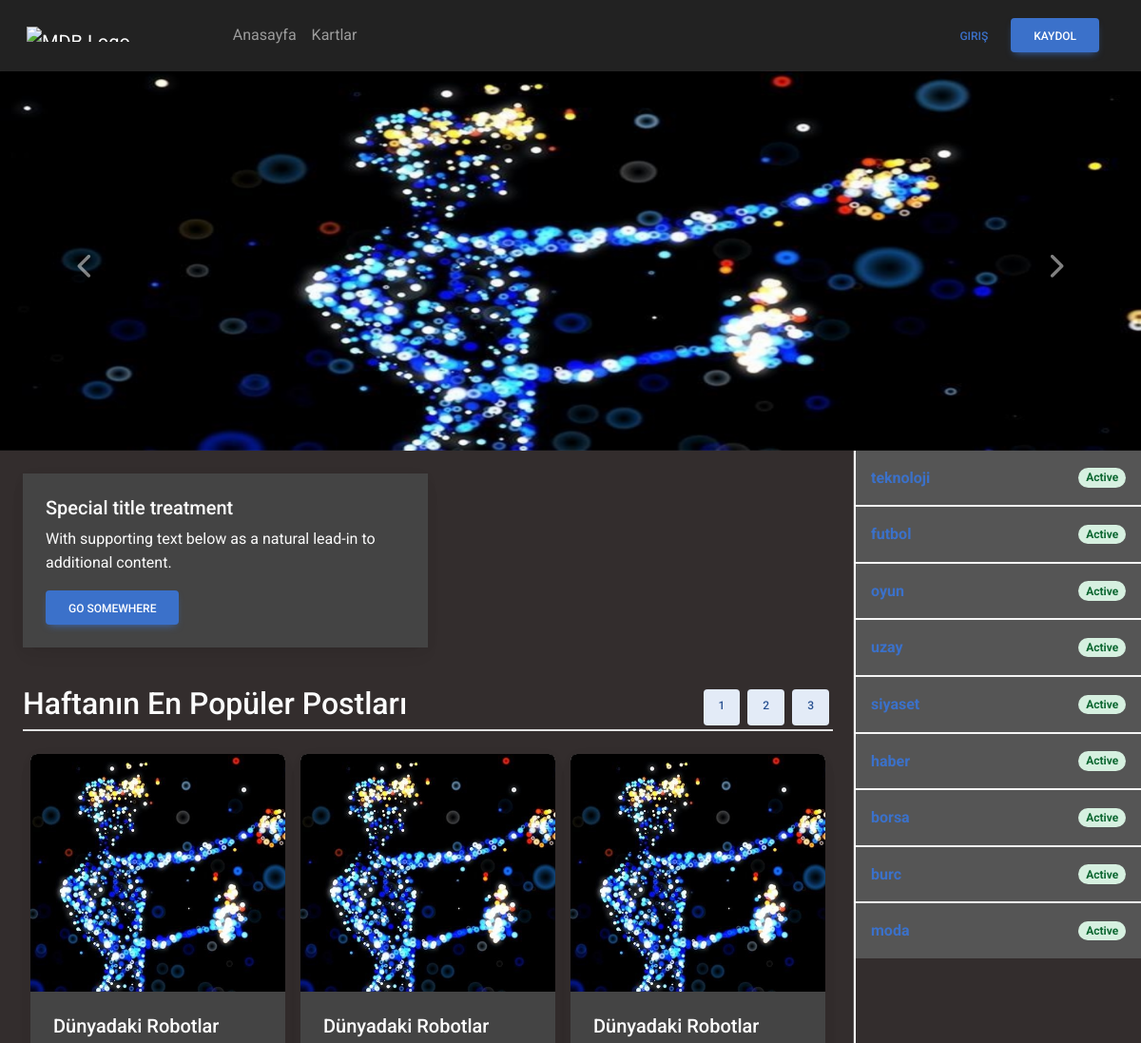
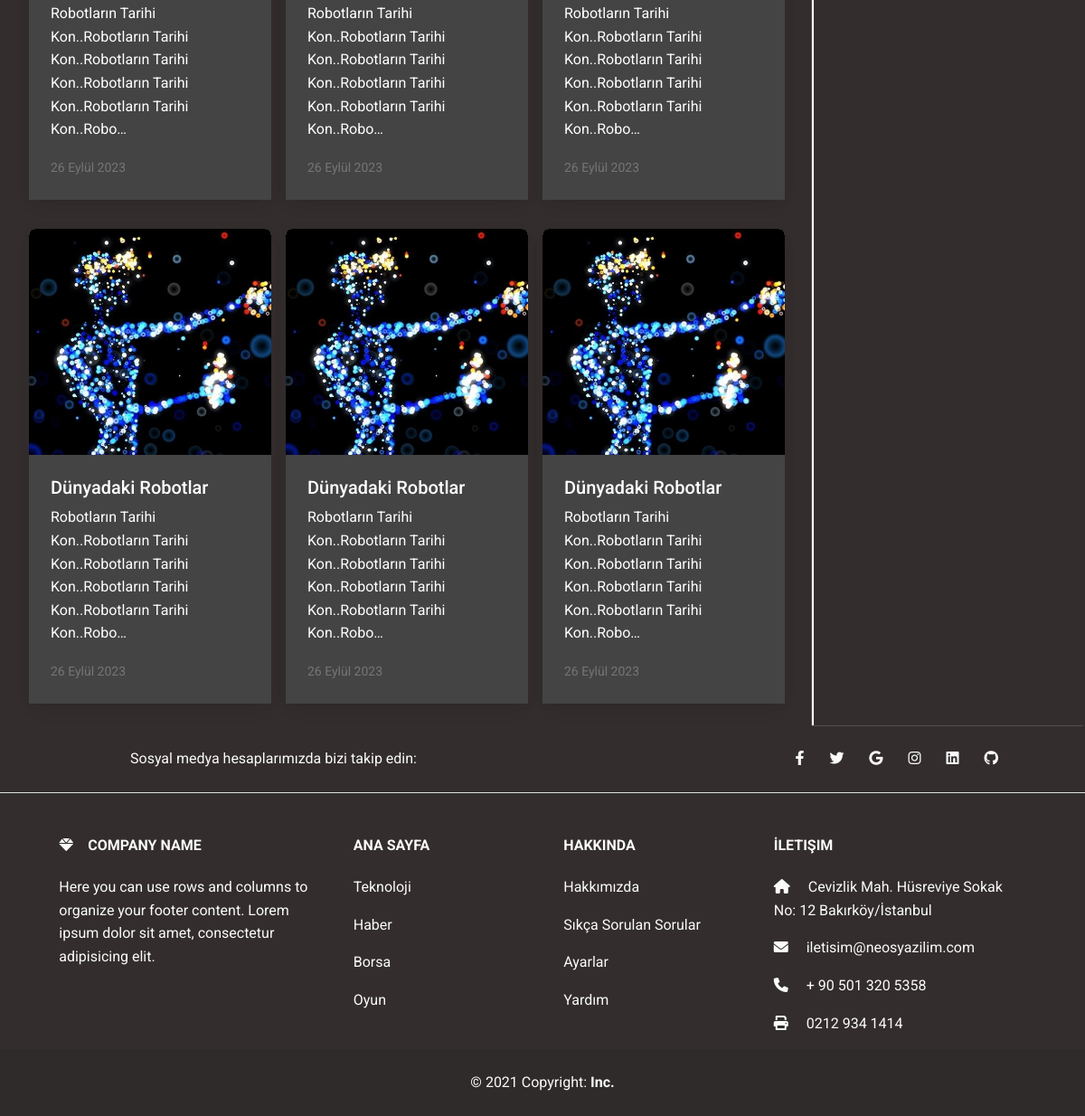
The page / on the database its author committed (2 pictures, top to bottom).
### appMy/models.py (models this page shows, shortened)
class Post(models.Model):
   category = models.ForeignKey(Category, verbose_name=("Kategori"), on_delete=models.SET_NULL, null=True)
   title = models.CharField(("Başlık"), max_length=50)
   subtitle = models.CharField(("Alt Başlık"), max_length=50)
   text = models.TextField(("İçerik"))
   date_now = models.DateField(("Tarih"), auto_now_add=True)
   author = models.CharField(("Yazar"), max_length=50)
   image = models.FileField(("Resim"), upload_to="post", max_length=100)

class Category(models.Model):
   title = models.CharField(("Kategori Başlığı"), max_length=50)

### appMy/views.py (the view)
# urls.py: path('', indexPage),
def indexPage(request, posts="all" , grid=4):
   posts = Post.objects.all().order_by("?")[:1]
   context = {
      "categorys" : Category.objects.all(),
      "posts":posts,
      "grid": grid,
   }
   return render(request, 'index.html', context)

### appMy/templates/index.html (shortened to what this page needs)
{% extends 'base.html' %}
{% load static %}
{% block body %}
<main>
   <section class="carousel-section">
      <div id="carouselExampleControls" class="carousel slide" data-mdb-ride="carousel">
         <div class="carousel-inner">
            <div class="carousel-item active">
               <img src="{% static 'media/post/thumbs.jpg' %}" class="d-block w-100" alt="Wild Landscape" />
            </div>
         </div>
         <button class="carousel-control-prev" type="button" data-mdb-target="#carouselExampleControls" data-mdb-slide="prev">
            <span class="carousel-control-prev-icon" aria-hidden="true"></span>
         </button>
         <button class="carousel-control-next" type="button" data-mdb-target="#carouselExampleControls" data-mdb-slide="next">
            <span class="carousel-control-next-icon" aria-hidden="true"></span>
         </button>
      </div>
   </section>
   <div class="row">
      <div class="col-9 bg-dark px-4">
         <section class="content1">
               <div class="row py-4">
                  <div class="col-sm-6">
                     <div class="card">
                        <div class="card-body text-light">
                           <h5 class="card-title">Special title treatment</h5>
                           <p class="card-text">With supporting text below as a natural lead-in to additional content.</p>
                           <a href="#" class="btn btn-primary">Go somewhere</a>
                        </div>
                     </div>
                  </div>
                  <div class="col-sm-6">
                  </div>
               </div>
         </section>
         <section class="content2">
            <div class="d-flex justify-content-between border-2 border-bottom my-3">
               <h2 class="text-light">Haftanın En Popüler Postları</h2>
               <div class="d-flex g-3">
                  <div class="btn btn-secondary m-1 px-3 py-2">1</div>
                  <div class="btn btn-secondary m-1 px-3 py-2">2</div>
                  <div class="btn btn-secondary m-1 px-3 py-2">3</div>
               </div>
            </div>
            <div class="row ">
               {% for i in posts %}
               <div class="col-4 p-2">
                  <div class="card mb-3 post d-flex">
                     <a href="/Haber/{{ i.id }}">
                        <img src="{{ i.image.url }}" class="card-img-top" alt="Wild Landscape" />
                     </a>
                     <div class="card-body">
                        <h5 class="card-title">{{ i.title }}</h5>
                        <p class="card-text">
                           {{ i.text|truncatechars:"120" }}
                        </p>
                        <p class="card-text">
                           <small class="text-muted">{{ i.date_now }}</small>
                        </p>
                     </div>
                  </div>
               </div>
               <div class="col-4 p-2">
                  <div class="card mb-3 post d-flex">
                     <a href="/Haber/{{ i.id }}">
                        <img src="{{ i.image.url }}" class="card-img-top" alt="Wild Landscape" />
                     </a>
                     <div class="card-body">
                        <h5 class="card-title">{{ i.title }}</h5>
                        <p class="card-text">
                           {{ i.text|truncatechars:"120" }}
                        </p>
                        <p class="card-text">
                           <small class="text-muted">{{ i.date_now }}</small>
                        </p>
                     </div>
                  </div>
               </div>
               <div class="col-4 p-2">
                  <div class="card mb-3 post d-flex">
                     <img src="{{ i.image.url }}" class="card-img-top" alt="Wild Landscape" />
                     <div class="card-body">
                        <h5 class="card-title">{{ i.title }}</h5>
                        <p class="card-text">
                           {{ i.text|truncatechars:"120" }}
                        </p>
                        <p class="card-text">
                           <small class="text-muted">{{ i.date_now }}</small>
                        </p>
                     </div>
                  </div>
               </div>
               <div class="col-4 p-2">
                  <div class="card mb-3 post d-flex">
                     <img src="{{ i.image.url }}" class="card-img-top" alt="Wild Landscape" />
                     <div class="card-body">
                        <h5 class="card-title">{{ i.title }}</h5>
                        <p class="card-text">
                           {{ i.text|truncatechars:"120" }}
                        </p>
                        <p class="card-text">
                           <small class="text-muted">{{ i.date_now }}</small>
                        </p>
                     </div>
                  </div>
               </div>
               <div class="col-4 p-2">
                  <div class="card mb-3 post d-flex">
                     <img src="{{ i.image.url }}" class="card-img-top" alt="Wild Landscape" />
                     <div class="card-body">
                        <h5 class="card-title">{{ i.title }}</h5>
                        <p class="card-text">
                           {{ i.text|truncatechars:"120" }}
                        </p>
                        <p class="card-text">
                           <small class="text-muted">{{ i.date_now }}</small>
                        </p>
                     </div>
                  </div>
               </div>
               <div class="col-4 p-2">
                  <div class="card mb-3 post d-flex">
                     <img src="{{ i.image.url }}" class="card-img-top" alt="Wild Landscape" />
                     <div class="card-body">
                        <h5 class="card-title">{{ i.title }}</h5>
                        <p class="card-text">
                           {{ i.text|truncatechars:"120" }}
                        </p>
                        <p class="card-text">
                           <small class="text-muted">{{ i.date_now }}</small>
                        </p>
                     </div>
                  </div>
               </div>
               {% endfor %}
            </div>
         </section>
      </div>
      <div class="col-3 bg-dark sidenav">
         <ul class="list-group list-group-light bg-dark">
            {% for i in categorys %}
            <li style="background-color: #555;"
               class="text-light list-group-item p-3 rounded-0 d-flex justify-content-between align-items-center">
               <div>
                  <a href="/Kartlar/{{ i.title }}" class="fw-bold">{{ i.title }}</a>
               </div>
               <span class="badge rounded-pill badge-success">Active</span>
            </li>
            {% endfor %}
         </ul>
      </div>
   </div>
</main>
{% endblock body %}

### appMy/templates/base.html (shortened to what this page needs)
<!DOCTYPE html>
{% load static %}
<html lang="en">
<head>
   <link href="https://cdnjs.cloudflare.com/ajax/libs/font-awesome/6.0.0/css/all.min.css" rel="stylesheet" />
   <link href="https://cdnjs.cloudflare.com/ajax/libs/mdb-ui-kit/6.4.1/mdb.min.css" rel="stylesheet" />
   <link rel="stylesheet" href="{% static 'css/style.css' %}">
</head>
<body>
{% include 'partials/_navbar.html' %}
{% block body %}
{% endblock body %}
{% include 'partials/_footer.html' %}
</body>
</html>

### appMy/templates/partials/_navbar.html (shortened to what this page needs)
{% load static %}
<nav class="navbar navbar-expand-lg navbar-dark px-3">
    <div class="container-fluid">
       <a class="navbar-brand me-5 pe-5" href="/">
          <img src="https://mdbcdn.b-cdn.net/img/logo/mdb-transaprent-noshadows.webp" height="16" alt="MDB Logo"
             loading="lazy" style="margin-top: -1px;" />
       </a>
       <div class="collapse navbar-collapse" id="navbarButtonsExample">
          <ul class="navbar-nav me-auto mb-2 mb-lg-0">
             <li class="nav-item">
                <a class="nav-link" href="/">Anasayfa</a>
             </li>
             <li class="nav-item">
                <a class="nav-link" href="/Kartlar-4">Kartlar</a>
             </li>
          </ul>
          <div class="d-flex align-items-center">
             {% if request.user.is_authenticated %}
             <div class="btn-group">
               <button type="button" class="user btn btn-primary dropdown-toggle p-0 rounded-circle" data-mdb-toggle="dropdown" aria-expanded="false">
                 <i class="fas fa-user-large"></i>
               </button>
               <ul class="dropdown-menu dropdown-menu-end">
                 <li><a href="{% url 'logoutUser' %}" class="dropdown-item" type="button">Çıkış Yap</a></li>
               </ul>
             </div>
             {% else %}
             <a href="{% url 'loginPage' %}" type="button" class="btn btn-link px-3 me-2">Giriş</a>
             <a href="{% url 'registerPage' %}" type="button" class="btn btn-primary me-3">Kaydol</a>
             {% endif %}
          </div>
       </div>
    </div>
 </nav>

### appMy/templates/partials/_footer.html
{% load static %}
<footer class="text-center text-lg-start bg-dark text-light">
  <section class="d-flex justify-content-center justify-content-lg-between p-4 ps-5 border-bottom">
    <div class="me-5 ps-5 d-none d-lg-block">
      <span class="ps-5">Sosyal medya hesaplarımızda bizi takip edin:</span>
    </div>
    <div class="pe-5">
      <a href="" class="me-4 text-reset">
        <i class="fab fa-facebook-f"></i>
      </a>
      <a href="" class="me-4 text-reset">
        <i class="fab fa-twitter"></i>
      </a>
      <a href="" class="me-4 text-reset">
        <i class="fab fa-google"></i>
      </a>
      <a href="" class="me-4 text-reset">
        <i class="fab fa-instagram"></i>
      </a>
      <a href="" class="me-4 text-reset">
        <i class="fab fa-linkedin"></i>
      </a>
      <a href="" class="me-4 text-reset">
        <i class="fab fa-github"></i>
      </a>
    </div>
  </section>
  <section class="">
    <div class="container text-center text-md-start mt-5">
      <div class="row mt-3">
        <div class="col-md-3 col-lg-4 col-xl-3 mx-auto mb-4">
          <h6 class="text-uppercase fw-bold mb-4">
            <i class="fas fa-gem me-3"></i>Company name
          </h6>
          <p>
            Here you can use rows and columns to organize your footer content. Lorem ipsum
            dolor sit amet, consectetur adipisicing elit.
          </p>
        </div>
        <div class="col-md-2 col-lg-2 col-xl-2 mx-auto mb-4">
          <h6 class="text-uppercase fw-bold mb-4">
            Ana Sayfa
          </h6>
          <p>
            <a href="#!" class="text-reset">Teknoloji</a>
          </p>
          <p>
            <a href="#!" class="text-reset">Haber</a>
          </p>
          <p>
            <a href="#!" class="text-reset">Borsa</a>
          </p>
          <p>
            <a href="#!" class="text-reset">Oyun</a>
          </p>
        </div>
        <div class="col-md-3 col-lg-2 col-xl-2 mx-auto mb-4">
          <h6 class="text-uppercase fw-bold mb-4">
            Hakkında
          </h6>
          <p>
            <a href="#!" class="text-reset">Hakkımızda</a>
          </p>
          <p>
            <a href="#!" class="text-reset">Sıkça Sorulan Sorular</a>
          </p>
          <p>
            <a href="#!" class="text-reset">Ayarlar</a>
          </p>
          <p>
            <a href="#!" class="text-reset">Yardım</a>
          </p>
        </div>
        <div class="col-md-4 col-lg-3 col-xl-3 mx-auto mb-md-0 mb-4">
          <h6 class="text-uppercase fw-bold mb-4">İletişim</h6>
          <p><i class="fas fa-home me-3"></i> Cevizlik Mah. Hüsreviye Sokak No: 12 Bakırköy/İstanbul</p>
          <p>
            <i class="fas fa-envelope me-3"></i>
            iletisim@neosyazilim.com
          </p>
          <p><i class="fas fa-phone me-3"></i> + 90 501 320 5358</p>
          <p><i class="fas fa-print me-3"></i> 0212 934 1414</p>
        </div>
      </div>
    </div>
  </section>
  <div class="text-center p-4" style="background-color: rgba(0, 0, 0, 0.05);">
    © 2021 Copyright:
    <a class="text-reset fw-bold" href="https://mdbootstrap.com/">Inc.</a>
  </div>
</footer>

### appMy/static/css/style.css (style rules this page uses)
.row { width: 100%; margin: 0; }
.row>* { padding: 0; }
.navbar { padding: 1rem 0; background-color: #222; }
.sidenav { box-shadow: -2px 0px 1px 0px white; }
.post img { height: 250px; object-fit: cover; }
.carousel-section img { height: 400px; }
.content1 .card-body { background-color: #444; }
.content2 .card-body { background-color: #444; color: white !important; }

### rows shown on the page
Post: image (picture), title "Dünyadaki Robotlar", text "Robotların Tarihi Kon..Robotların Tarihi Kon..Robotların Tarihi Kon..Robotların Tarihi Kon..Robotların Tarihi Kon..Robo…", date_now "26 Eylül 2023"
Category: title "teknoloji"
Category: title "futbol"
Category: title "oyun"
Category: title "uzay"
Category: title "siyaset"
Category: title "haber"
Category: title "borsa"
Category: title "burc"
Category: title "moda"
